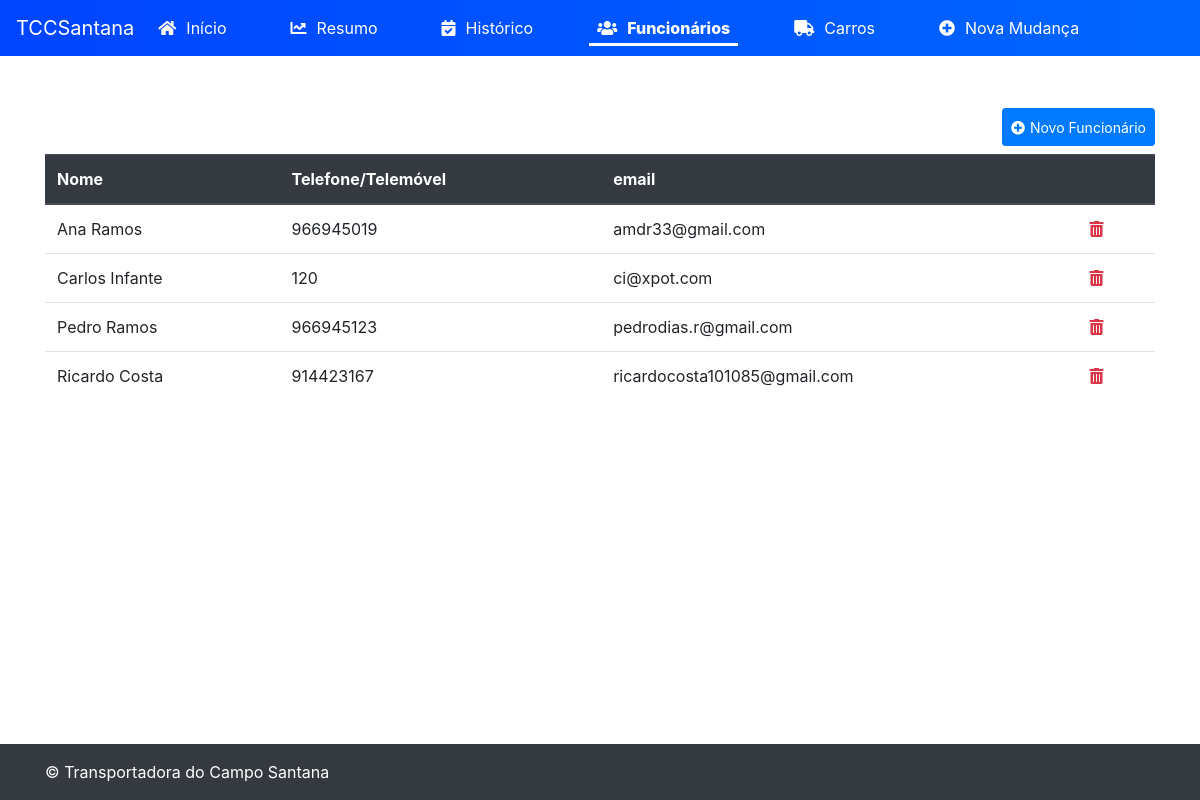
Screenshot of /?page=workers with the database file from the repository.
### tables this page shows
CREATE TABLE `workers` (
  `Id` int(11) NOT NULL AUTO_INCREMENT,
  `Name` varchar(250) NOT NULL,
  `Phone` varchar(9) DEFAULT NULL,
  `Email` varchar(50) DEFAULT NULL,
  PRIMARY KEY (`Id`)
);

### public/index.php (called while the page is built, shortened)
<?php
    require(APPLICATION_PATH.DS.'config'.DS.'config.php');
    $page = get("page","home");
    $model = $config['MODEL_PATH'].$page.'.php';
    $layout = $config['VIEW_PATH'].'sticky-footer-navbarLayout.phtml';
    if(file_exists($model)) {
        require_once($model);
    }
    include($layout);
?>

### app/model/workers.php (called while the page is built, shortened)
<?php
    $con = connectDB($db);
    $sql="SELECT * FROM workers ORDER BY name";
    $result=mysqli_query($con,$sql);
    $allRows=mysqli_fetch_all($result,MYSQLI_ASSOC);
    $workers=$allRows;
    return $workers;
?>

### app/view/workers.phtml (the view, shortened to what this page needs)
<div class="text-right mb-2 mt-5">
    <a href="?page=workersEdit"><button type="button" class="btn btn-primary btn-sm"><i
                class="fas fa-plus-circle"></i>Novo Funcionário</button></a>
</div>
<div class="table-responsive">
    <table class="table table-hover">
        <thead class="thead-dark">
            <tr>
                <th scope="col">Nome</th>
                <th scope="col">Telefone/Telemóvel</th>
                <th scope="col">email</th>
                <th scope="col"></th>
            </tr>
        </thead>
        <tbody>
            <?php
                foreach($workers AS $worker) {
                    echo '<tr class="table-row" data-href="?page=workersEdit&Id='.$worker['Id'].'">';
                    echo '<td>'.$worker['Name'].'</td>';
                    echo '<td>'.$worker['Phone'].'</td>';
                    echo '<td>'.$worker['Email'].'</td>';
                    echo '<td class="text-danger"><a onclick="return confirm(\'Tem a certeza que pretende eliminar o funcionário?\')" title="Eliminar carro" href="?page=workersDelete&origin=workers&Id='.$worker['Id'].'"><i class="text-danger fas fa-trash-alt"></i></a></td>';
                    echo '</tr>';
                }
            ?>
        </tbody>
    </table>
</div>

### public/style.css (style rules this page uses)
.table-row { cursor:pointer; }
i { margin-right: 5px; }
tr { margin:5px 0px; }
.btn { min-height: 38px; }

### rows the page displays
workers: Name "Ana Ramos", Phone "966945019", Email "amdr33@gmail.com"
workers: Name "Carlos Infante", Phone "120", Email "ci@xpot.com"
workers: Name "Pedro Ramos", Phone "966945123", Email "pedrodias.r@gmail.com"
workers: Name "Ricardo Costa", Phone "914423167", Email "ricardocosta101085@gmail.com"
